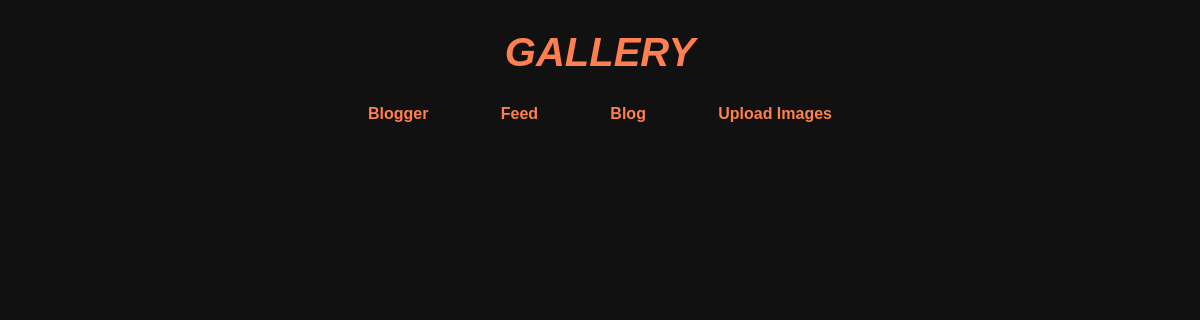
The app's page /gallery/, older data.
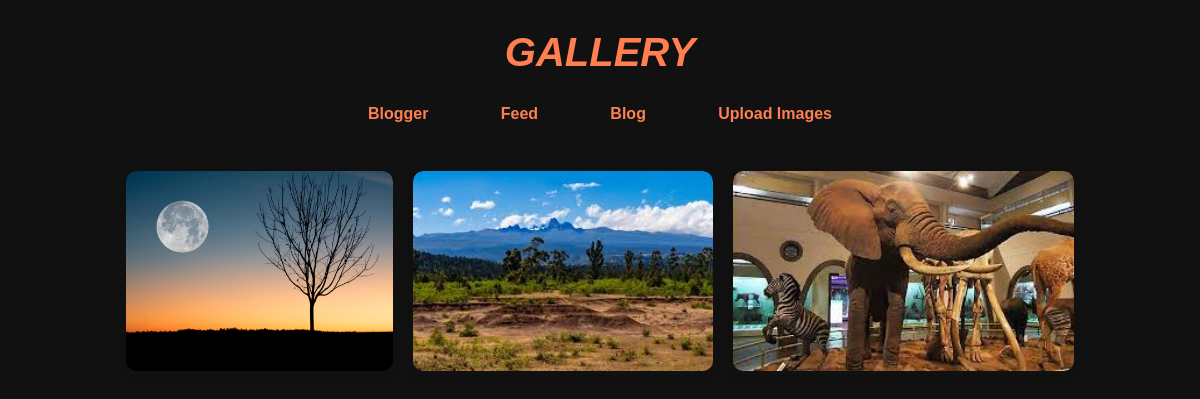
The same page, newer data.
### blog/models.py (models this page shows, shortened)
class BlogImage(m.Model):
    blog = m.ForeignKey(Blog, on_delete=m.CASCADE)
    image = m.ImageField(upload_to='blog_images/')
    title = m.CharField(max_length=100)
    date_published = m.DateTimeField(auto_now_add=True)

### blog/views.py (the view)
# urls.py: path('gallery/', views.gallery, name='gallery'),
def gallery(request):
    blog_images = BlogImage.objects.select_related('blog').all()
    context = {
        'blog_images': blog_images,
    }
    return render(request, 'blog/gallery.html', context)

### blog/templates/blog/gallery.html (shortened to what this page needs)
<!DOCTYPE html>
<html lang="en">
<head>
    {% load static %}
</head>
<body>
<h1>GALLERY</h1>
<nav>
    <ul class="nav-items" style="list-style-type: none">
        <li class="nav_item">
            <p>
                <a href="{% url 'blog:add_blogger' %}">
                    Blogger
                </a>
            </p>
        </li>
        <li class="nav_item">
            <p>
                <a href="{% url 'blog:feed' %}">
                    Feed
                </a>
            </p>
        </li>
        <li class="nav_item">
            <p>
                <a href="{% url 'blog:add_blog' %}">
                    Blog
                </a>
            </p>
        </li>
        <li class="nav_item">
            <p>
                <a href="{% url 'blog:upload' %}">
                    Upload Images
                </a>
            </p>
        </li>
    </ul>
</nav>
<br>
<div class="content" style="display: flex; ">
    {% for blog_image in blog_images %}
        <div class="image-container">
            <img src="{{ blog_image.image.url }}" alt="{{ blog_image.title }}">
        </div>
    {% endfor %}
</div>
</body>
</html>

### blog/templates/blog/gallery.html (style rules this page uses)
* { box-sizing: border-box; margin: 0; padding: 0; }
body { background-color: #111; color: white; font-family: 'Chivo', sans-serif; margin: 0; padding: 20px; }
h1 { text-align: center; margin-bottom: 20px; font-size: 2.5em; font-weight: bold; font-style: oblique; font-family: chivo,sans-serif; cursor: pointer; transition: color 0.3s ease-in-out, text-shadow 0.3s ease-in-out; color: coral; padding: 10px; }
nav { height: 6vh; }
.nav-items { width: 40%; margin: auto; display: flex; justify-content: space-between; list-style-type: none; }
.nav-items a { color: coral; font-weight: 600; transition: all 300ms ease-in-out; text-decoration: none; }
.content { display: flex; flex-wrap: wrap; gap: 20px; justify-content: center; align-items: center; }
.image-container { position: relative; overflow: hidden; border-radius: 10px; box-shadow: 0 4px 8px rgba(0, 0, 0, 0.1); transition: transform 0.3s ease-in-out; }
.image-container img { width: 100%; height: 200px; border-radius: 10px; }

Row changes from the older to the newer data that the page shows:
added BlogImage: image (picture)
added BlogImage: image (picture)
added BlogImage: image (picture)
